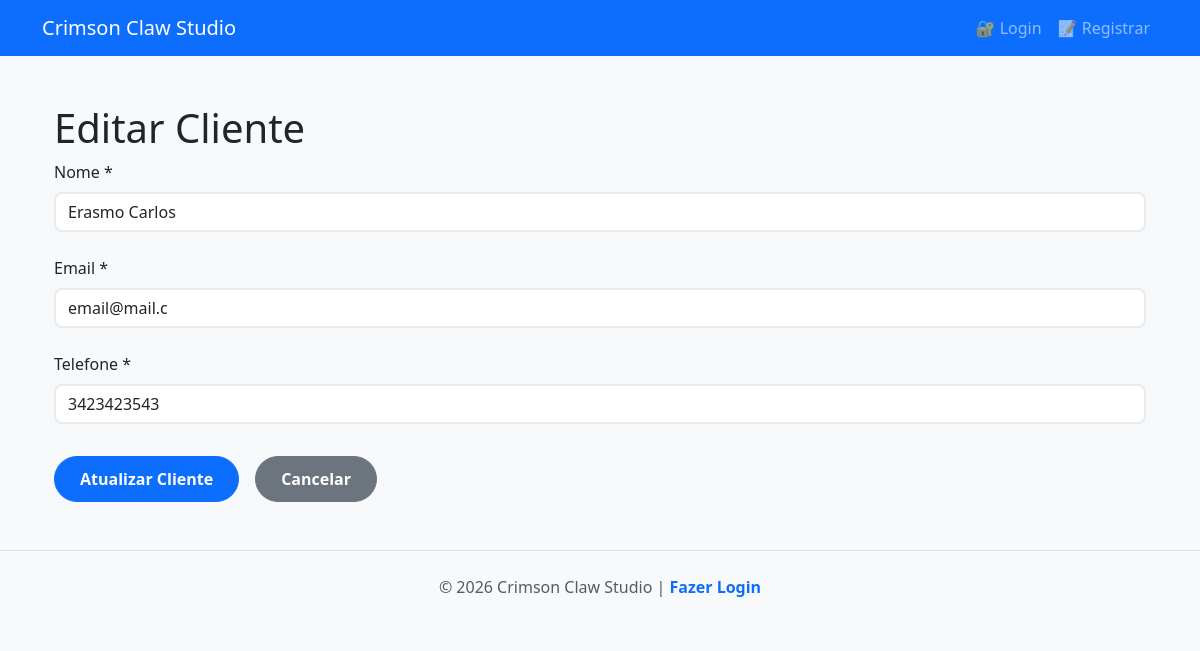
Screenshot of /clientes/1 with the database file from the repository.
### tables this page shows
CREATE TABLE clientes(
                            id INTEGER PRIMARY KEY AUTOINCREMENT,
                            nome TEXT NOT NULL,
                            email TEXT NOT NULL,
                            telefone TEXT NOT NULL
                        );

### app/routers/cliente.py (the view)
@front_router.get("/{cliente_id}",response_class=HTMLResponse)
async def pagina_editar_cliente(
    request:Request,
    cliente_id:int,
    cliente_repositorio:Annotated[ClienteRepository,Depends(get_cliente_repository)]
):
    cliente = await cliente_repositorio.get_cliente(cliente_id)
    return templates.TemplateResponse("clientes-form.html",{"request":request,"cliente":cliente})

### templates/clientes-form.html (shortened to what this page needs)
{% extends "base.html" %}
{% block conteudo %}
<div class="container">
    <h1>{{ 'Editar' if cliente else 'Cadastrar Novo' }} Cliente {{cliente_id}}</h1>
    <form id="formCliente" class="form-cliente">
        <div class="form-group">
            <label for="nome">Nome *</label>
            <input type="text" id="nome" name="nome" class="form-control" value="{{ cliente.nome if cliente else '' }}" required>
        </div>
        <div class="form-group">
            <label for="email">Email *</label>
            <input type="email" id="email" name="email" class="form-control" value="{{ cliente.email if cliente else '' }}" required>
        </div>
        <div class="form-group">
            <label for="telefone">Telefone *</label>
            <input type="tel" id="telefone" name="telefone" class="form-control" placeholder="(00) 00000-0000" value="{{ cliente.telefone if cliente else '' }}" required>
        </div>
        <div class="form-actions">
            <button type="submit" class="btn btn-primary">{{ 'Atualizar' if cliente else 'Cadastrar' }} Cliente</button>
            <a href="/clientes" class="btn btn-secondary">Cancelar</a>
        </div>
    </form>
</div>
{% endblock %}

### static/css/style.css (style rules this page uses)
:root { --primary-color: #0d6efd; --secondary-color: #6c757d; --success-color: #198754; --danger-color: #dc3545; --warning-color: #ffc107; --info-color: #0dcaf0; --light-bg: #f8f9fa; --dark-text: #212529; --border-radius: 8px; --transition: all 0.3s ease; }
body { font-family: 'Segoe UI', Tahoma, Geneva, Verdana, sans-serif; background-color: var(--light-bg); color: var(--dark-text); }
.btn { border-radius: 50px; padding: 10px 25px; font-weight: 600; transition: var(--transition); }
.form-control, .form-select { border-radius: var(--border-radius); border: 2px solid #e9ecef; transition: var(--transition); }
.form-group { margin-bottom: 1.5rem; }
.form-group label { display: block; margin-bottom: 0.5rem; font-weight: 500; }
.form-actions { margin-top: 2rem; display: flex; gap: 1rem; }

### rows the page displays
clientes: nome "Erasmo Carlos", email "email@mail.c", telefone "3423423543"

### other values shown
{{ 'Editar' if cliente else 'Cadastrar Novo' }} "Editar"
{{ 'Atualizar' if cliente else 'Cadastrar' }} "Atualizar"
